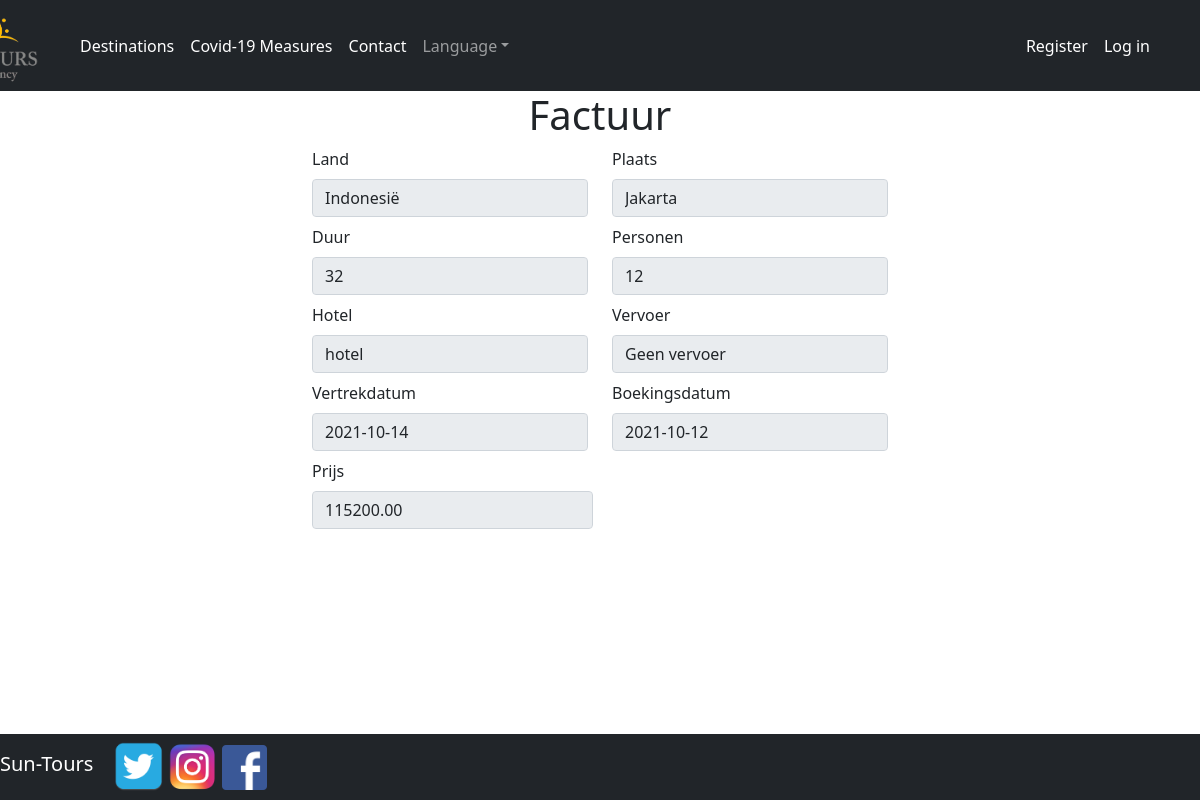
The page /Sun-Tours-website/factuur.php?id=26 on the database its author committed.
### tables this page shows
CREATE TABLE IF NOT EXISTS `boeking` (
  `BoekingID` int(10) NOT NULL AUTO_INCREMENT,
  `BestemmingID` int(10) NOT NULL,
  `KlantID` int(10) NOT NULL,
  `Land` varchar(75) NOT NULL,
  `Plaats` varchar(100) NOT NULL,
  `Prijs` decimal(10,2) NOT NULL,
  `Personen` int(3) NOT NULL,
  `Hotel` varchar(100) DEFAULT NULL,
  `Vervoer` varchar(50) DEFAULT NULL,
  `Vertrekdatum` date NOT NULL,
  `Boekingsdatum` date NOT NULL,
  `Duur` int(3) NOT NULL,
  PRIMARY KEY (`BoekingID`)
);

### Sun-Tours-website/factuur.php (the view)
<?php
include_once 'header.php';
$db = $database->connection();
$stmt = $db->prepare("SELECT `Land`,`Plaats`,`Duur`,`Personen`,`Hotel`,`Vervoer`,`Vertrekdatum`,`Boekingsdatum`,`Prijs` FROM `boeking` WHERE `BoekingID` = '".$_GET['id']."'");
$stmt->execute();
$Boekingen = $stmt->fetch(PDO::FETCH_ASSOC);
?>
<body>
    <h1 class="text-center">Factuur</h1>
    <div class="row" style="width:50%;margin-left:25%;">
        <div class="col">
            <div class="mb-2">
                <label for="woonplaats" class="form-label">Land</label>
                <input name="woonplaats" class="form-control" value="<?php echo $Boekingen['Land']; ?>" type="text" disabled>
            </div>
        </div>
        <div class="col">
            <div class="mb-2">
                <label for="postcode" class="form-label">Plaats</label>
                <input name="postcode" class="form-control" value="<?php echo $Boekingen['Plaats']; ?>" type="text" disabled>
            </div>
        </div>
    </div>
    <div class="row" style="width:50%;margin-left:25%;">
        <div class="col">
            <div class="mb-2">
                <label for="woonplaats" class="form-label">Duur</label>
                <input name="woonplaats" class="form-control" value="<?php echo $Boekingen['Duur']; ?>" type="text" disabled>
            </div>
        </div>
        <div class="col">
            <div class="mb-2">
                <label for="postcode" class="form-label">Personen</label>
                <input name="postcode" class="form-control" value="<?php echo $Boekingen['Personen']; ?>" type="text" disabled>
            </div>
        </div>
    </div>
    <div class="row" style="width:50%;margin-left:25%;">
        <div class="col">
            <div class="mb-2">
                <label for="woonplaats" class="form-label">Hotel</label>
                <input name="woonplaats" class="form-control" value="<?php if(!$Boekingen['Hotel'] == ""){echo $Boekingen['Hotel'];}else{echo "Geen hotel";} ?>" type="text" disabled>
            </div>
        </div>
        <div class="col">
            <div class="mb-2">
                <label for="postcode" class="form-label">Vervoer</label>
                <input name="postcode" class="form-control" value="<?php if(!$Boekingen['Vervoer'] == ""){echo $Boekingen['Vervoer'];}else{echo "Geen vervoer";} ?>" type="text" disabled>
            </div>
        </div>
    </div>
    <div class="row" style="width:50%;margin-left:25%;">
        <div class="col">
            <div class="mb-2">
                <label for="woonplaats" class="form-label">Vertrekdatum</label>
                <input name="woonplaats" class="form-control" value="<?php echo $Boekingen['Vertrekdatum']; ?>" type="text" disabled>
            </div>
        </div>
        <div class="col">
            <div class="mb-2">
                <label for="postcode" class="form-label">Boekingsdatum</label>
                <input name="postcode" class="form-control" value="<?php echo $Boekingen['Boekingsdatum']; ?>" type="text" disabled>
            </div>
        </div>
    </div>
    <div class="row" style="width:50%;margin-left:25%;">
        <div class="col">
            <div class="mb-2" style="width:48.75%;">
                <label for="woonplaats" class="form-label">Prijs</label>
                <input name="woonplaats" class="form-control" value="<?php echo $Boekingen['Prijs']; ?>" type="text" disabled>
            </div>
        </div>
    </div>
</body>
<?php
include_once 'footer.php';
?>

### rows shown on the page
boeking: woonplaats "Indonesië", postcode "Jakarta", woonplaats "32", postcode "12", woonplaats "hotel", postcode "Geen vervoer", woonplaats "2021-10-14", postcode "2021-10-12", woonplaats "115200.00"
